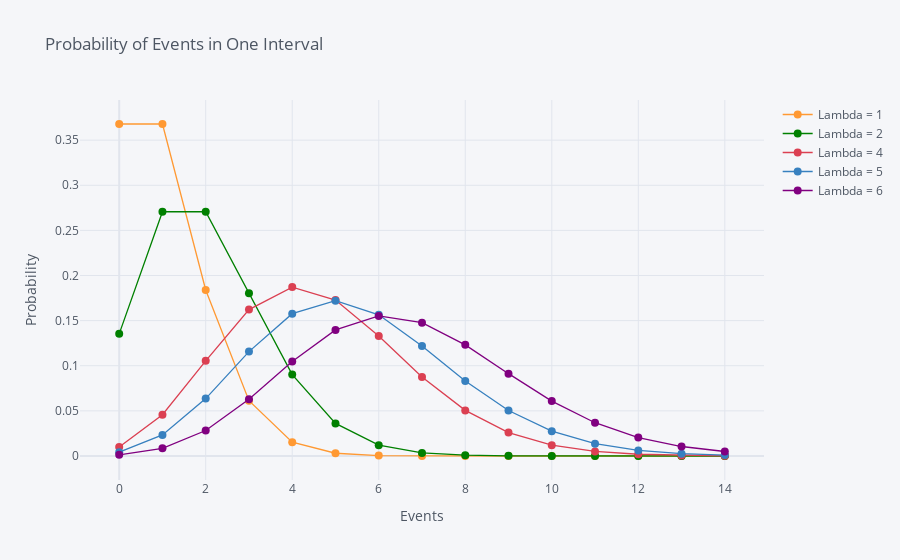

The notebook cell saved with this chart:
### Code cell
df = plot_different_rates(events_per_minute=np.array([1/60, 1/30, 1/15, 1/13, 1/11, 1/9]),
                          minutes=60,
                          ns=list(range(15)), 
                          title='Probability of Events in One Interval')

### Figure 1 — Plotly figure (JSON) as saved in the notebook; plotly's stock layout.template omitted (floating-point values rounded to 4 significant figures)
{"data": [{"line": {"color": "rgba(255, 153, 51, 1.0)", "dash": "solid", "shape": "linear", "width": 1.3}, "marker": {"size": 8, "symbol": "circle"}, "mode": "markers+lines", "name": "Lambda = 1", "text": "", "type": "scatter", "x": [0, 1, 2, 3, 4, 5, 6, 7, 8, 9, 10, 11, 12, 13, 14], "y": [0.3679, 0.3679, 0.1839, 0.06131, 0.01533, 0.003066, 0.0005109, 7.299e-05, 9.124e-06, 1.014e-06, 1.014e-07, 9.216e-09, 7.68e-10, 5.908e-11, 4.22e-12]}, {"line": {"color": "rgba(0, 128, 0, 1.0)", "dash": "solid", "shape": "linear", "width": 1.3}, "marker": {"size": 8, "symbol": "circle"}, "mode": "markers+lines", "name": "Lambda = 2", "text": "", "type": "scatter", "x": [0, 1, 2, 3, 4, 5, 6, 7, 8, 9, 10, 11, 12, 13, 14], "y": [0.1353, 0.2707, 0.2707, 0.1804, 0.09022, 0.03609, 0.01203, 0.003437, 0.0008593, 0.0001909, 3.819e-05, 6.944e-06, 1.157e-06, 1.78e-07, 2.543e-08]}, {"line": {"color": "rgba(219, 64, 82, 1.0)", "dash": "solid", "shape": "linear", "width": 1.3}, "marker": {"size": 8, "symbol": "circle"}, "mode": "markers+lines", "name": "Lambda = 4", "text": "", "type": "scatter", "x": [0, 1, 2, 3, 4, 5, 6, 7, 8, 9, 10, 11, 12, 13, 14], "y": [0.009898, 0.04568, 0.1054, 0.1622, 0.1871, 0.1728, 0.1329, 0.08762, 0.05055, 0.02592, 0.01196, 0.00502, 0.001931, 0.0006855, 0.000226]}, {"line": {"color": "rgba(55, 128, 191, 1.0)", "dash": "solid", "shape": "linear", "width": 1.3}, "marker": {"size": 8, "symbol": "circle"}, "mode": "markers+lines", "name": "Lambda = 5", "text": "", "type": "scatter", "x": [0, 1, 2, 3, 4, 5, 6, 7, 8, 9, 10, 11, 12, 13, 14], "y": [0.004277, 0.02333, 0.06362, 0.1157, 0.1577, 0.1721, 0.1564, 0.1219, 0.08311, 0.05037, 0.02748, 0.01362, 0.006193, 0.002598, 0.001012]}, {"line": {"color": "rgba(128, 0, 128, 1.0)", "dash": "solid", "shape": "linear", "width": 1.3}, "marker": {"size": 8, "symbol": "circle"}, "mode": "markers+lines", "name": "Lambda = 6", "text": "", "type": "scatter", "x": [0, 1, 2, 3, 4, 5, 6, 7, 8, 9, 10, 11, 12, 13, 14], "y": [0.001273, 0.008484, 0.02828, 0.06285, 0.1047, 0.1397, 0.1552, 0.1478, 0.1232, 0.09123, 0.06082, 0.03686, 0.02048, 0.0105, 0.005001]}], "layout": {"legend": {"bgcolor": "#F5F6F9", "font": {"color": "#4D5663"}}, "paper_bgcolor": "#F5F6F9", "plot_bgcolor": "#F5F6F9", "title": {"font": {"color": "#4D5663"}, "text": "Probability of Events in One Interval"}, "xaxis": {"gridcolor": "#E1E5ED", "showgrid": true, "tickfont": {"color": "#4D5663"}, "title": {"font": {"color": "#4D5663"}, "text": "Events"}, "zerolinecolor": "#E1E5ED"}, "yaxis": {"gridcolor": "#E1E5ED", "showgrid": true, "tickfont": {"color": "#4D5663"}, "title": {"font": {"color": "#4D5663"}, "text": "Probability"}, "zerolinecolor": "#E1E5ED"}}}
